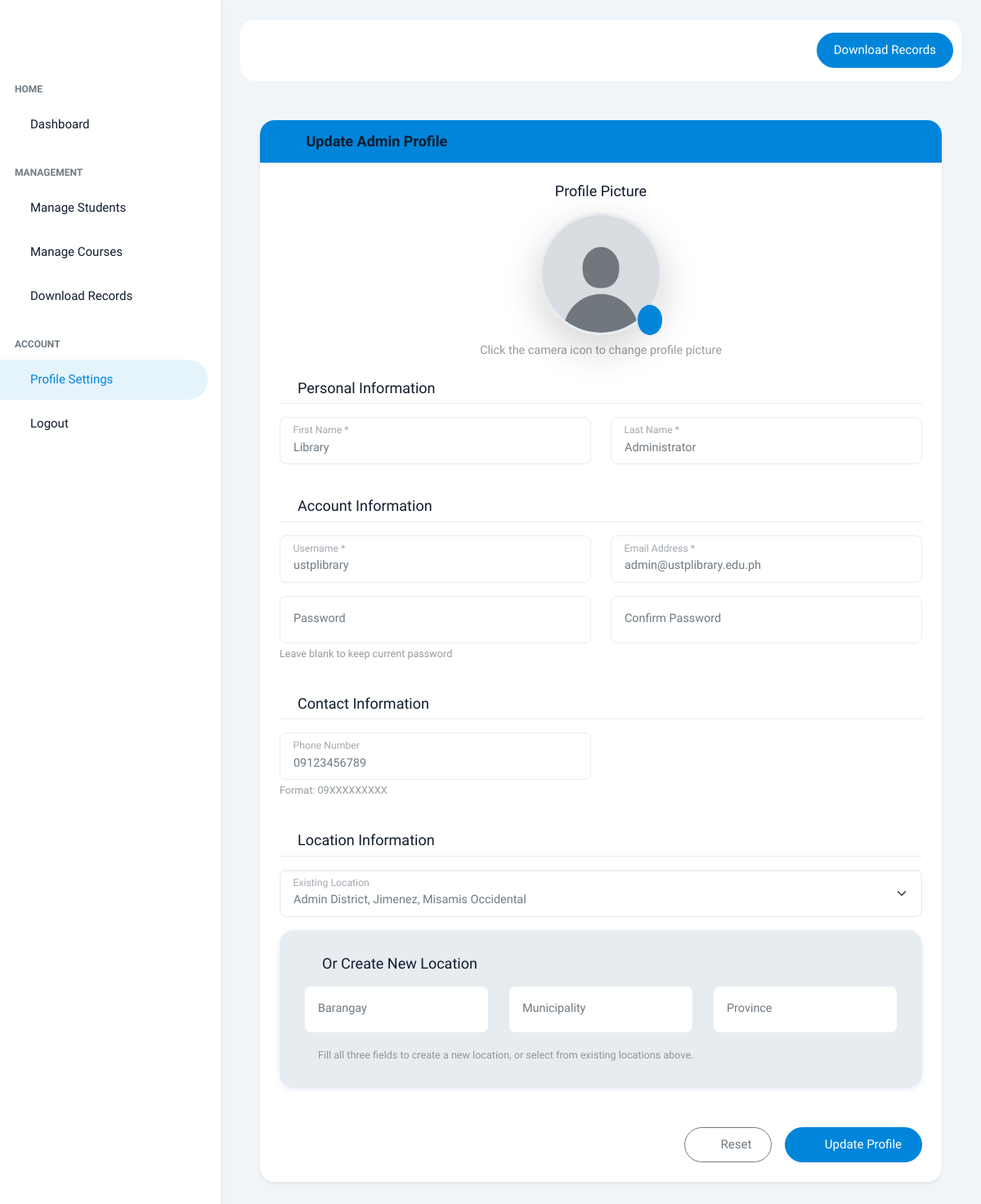
/admin/manage_admins (signed in), run on the app's committed database.
### models/user.py (models this page shows, shortened)
class User(db.Model):
    __tablename__ = 'user'
    id = db.Column(db.Integer, primary_key=True)
    username = db.Column(db.String(50), nullable=False, unique=True)
    email = db.Column(db.String(100), nullable=False, unique=True)
    first_name = db.Column(db.String(50), nullable=False)
    last_name = db.Column(db.String(50), nullable=False)
    phone = db.Column(db.String(15), nullable=True)
    password = db.Column(db.String(200), nullable=False)
    role = db.Column(db.String(10), nullable=False)
    image = db.Column(db.String(200), nullable=True)
    location_id = db.Column(db.Integer, db.ForeignKey('locations.id'))
    location = db.relationship('Location', back_populates='user')
    managed_students = db.relationship('Student', foreign_keys='Student.managed_by_user_id', back_populates='managed_by')
    managed_courses = db.relationship('Course', foreign_keys='Course.managed_by_user_id', back_populates='managed_by')

### app.py (the view, shortened to what this page needs)
@app.route('/admin/manage_admins', methods=['GET', 'POST'])
def manage_admins():
    if 'admin' not in session:
        flash('Unauthorized access!')
        return redirect(url_for('admin_login'))
    try:
        admin_username = session.get('admin')
        admin = User.query.filter_by(username=admin_username, role='admin').first()
        if not admin:
            return jsonify({'success': False, 'message': 'Admin not found!'})
        locations = Location.query.all()
        return render_template('admin_new/ae_user.html',
                             admin=admin,
                             locations=[loc.to_dict() for loc in locations])
    except Exception as e:
        app.logger.error(f"Error loading admin data: {str(e)}")
        flash(f"Error loading admin data: {str(e)}", 'danger')
        return redirect(url_for('admin_dashboard'))

### models/location.py (called while the page is built)
    def to_dict(self):
        return{
            'id': self.id,
            'barangay': self.barangay,
            'municipality': self.municipality,
            'province': self.province
        }

### templates/admin_new/ae_user.html (shortened to what this page needs)
{% extends "admin_new/ae_base.html" %}
{% block admin_home %}
<div class="container-fluid">
  {% include '_flash_messages.html' %}
  <div class="row">
    <div class="col-12">
      <div class="card shadow-sm">
        <div class="card-header bg-primary text-white">
          <h4 class="card-title mb-0 fw-bold">
            <i class="ti ti-user-plus me-2"></i>
            {{ 'Update Admin Profile' if admin else 'Admin Registration' }}
          </h4>
        </div>
        <div class="card-body p-4">
          <form method="POST" enctype="multipart/form-data" id="adminForm" data-no-loading="true">
            <div class="row mb-4">
              <div class="col-12">
                <div class="text-center">
                  <h5 class="mb-3">Profile Picture</h5>
                  {% set profile_image = admin.image if admin and admin.image else 'default_image.jpg' %}
                  <div class="position-relative d-inline-block">
                    <img id="profileImagePreview" src="{{ url_for('static', filename='uploads/' ~ profile_image) }}"
                      alt="Profile Image" class="rounded-circle border border-3 border-light shadow-lg"
                      style="width: 150px; height: 150px; object-fit: cover;">
                    <div class="position-absolute bottom-0 end-0">
                      <label for="profile_image" class="btn btn-primary btn-sm rounded-circle p-2"
                        style="cursor: pointer;">
                        <i class="ti ti-camera fs-4"></i>
                      </label>
                    </div>
                  </div>
                  <p class="text-muted mt-2 mb-0">Click the camera icon to change profile picture</p>
                </div>
              </div>
            </div>
            <div class="row mb-4">
              <div class="col-12">
                <h5 class="border-bottom pb-2 mb-3">
                  <i class="ti ti-user me-2"></i>Personal Information
                </h5>
              </div>
              <div class="col-md-6">
                <div class="form-floating mb-3">
                  <input type="text" class="form-control" id="first_name" name="first_name"
                    value="{{ admin.first_name if admin else '' }}" placeholder="First Name" required>
                  <label for="first_name">First Name *</label>
                </div>
              </div>
              <div class="col-md-6">
                <div class="form-floating mb-3">
                  <input type="text" class="form-control" id="last_name" name="last_name"
                    value="{{ admin.last_name if admin else '' }}" placeholder="Last Name" required>
                  <label for="last_name">Last Name *</label>
                </div>
              </div>
            </div>
            <div class="row mb-4">
              <div class="col-12">
                <h5 class="border-bottom pb-2 mb-3">
                  <i class="ti ti-shield-lock me-2"></i>Account Information
                </h5>
              </div>
              <div class="col-md-6">
                <div class="form-floating mb-3">
                  <input type="text" class="form-control" id="username" name="username"
                    value="{{ admin.username if admin else '' }}" placeholder="Username" required>
                  <label for="username">Username *</label>
                </div>
              </div>
              <div class="col-md-6">
                <div class="form-floating mb-3">
                  <input type="email" class="form-control" id="email" name="email"
                    value="{{ admin.email if admin else '' }}" placeholder="Email" required>
                  <label for="email">Email Address *</label>
                </div>
              </div>
              <div class="col-md-6">
                <div class="form-floating mb-3">
                  <input type="password" class="form-control" id="password" name="password" placeholder="Password"
                    {{ 'required' if not admin else '' }}>
                  <label for="password">Password {{ '*' if not admin else '' }}</label>
                  {% if admin %}
                  <div class="form-text">Leave blank to keep current password</div>
                  {% endif %}
                </div>
              </div>
              <div class="col-md-6">
                <div class="form-floating mb-3">
                  <input type="password" class="form-control" id="confirm_password" name="confirm_password"
                    placeholder="Confirm Password" {{ 'required' if not admin else '' }}>
                  <label for="confirm_password">Confirm Password {{ '*' if not admin else '' }}</label>
                </div>
              </div>
            </div>
            <div class="row mb-4">
              <div class="col-12">
                <h5 class="border-bottom pb-2 mb-3">
                  <i class="ti ti-phone me-2"></i>Contact Information
                </h5>
              </div>
              <div class="col-md-6">
                <div class="form-floating mb-3">
                  <input type="tel" class="form-control" id="phone" name="phone"
                    value="{{ admin.phone if admin else '' }}" placeholder="Phone Number">
                  <label for="phone">Phone Number</label>
                  <div class="form-text">Format: 09XXXXXXXXX</div>
                </div>
              </div>
            </div>
            <div class="row mb-4">
              <div class="col-12">
                <h5 class="border-bottom pb-2 mb-3">
                  <i class="ti ti-map-pin me-2"></i>Location Information
                </h5>
              </div>
              <div class="col-12">
                <div class="form-floating mb-3">
                  <select class="form-select" id="location_id" name="location_id">
                    <option value="">Select existing location...</option>
                  </select>
                  <label for="location_id">Existing Location</label>
                </div>
              </div>
              <div class="col-12">
                <div class="card bg-light border-0">
                  <div class="card-body">
                    <h6 class="card-title mb-3">
                      <i class="ti ti-plus me-2"></i>Or Create New Location
                    </h6>
                    <div class="row">
                      <div class="col-md-4">
                        <div class="form-floating mb-3">
                          <input type="text" class="form-control bg-white" id="new_barangay" name="new_barangay"
                            placeholder="Barangay">
                          <label for="new_barangay">Barangay</label>
                        </div>
                      </div>
                      <div class="col-md-4">
                        <div class="form-floating mb-3">
                          <input type="text" class="form-control bg-white" id="new_municipality" name="new_municipality"
                            placeholder="Municipality">
                          <label for="new_municipality">Municipality</label>
                        </div>
                      </div>
                      <div class="col-md-4">
                        <div class="form-floating mb-3">
                          <input type="text" class="form-control bg-white" id="new_province" name="new_province"
                            placeholder="Province">
                          <label for="new_province">Province</label>
                        </div>
                      </div>
                    </div>
                    <small class="text-muted">
                      <i class="ti ti-info-circle me-1"></i>
                      Fill all three fields to create a new location, or select from existing locations above.
                    </small>
                  </div>
                </div>
              </div>
            </div>
            <div class="row">
              <div class="col-12">
                <div class="d-flex gap-3 justify-content-end">
                  <button type="button" class="btn btn-outline-secondary px-4" onclick="resetForm()">
                    <i class="ti ti-refresh me-2"></i>Reset
                  </button>
                  <button type="submit" class="btn btn-primary px-4">
                    <i class="ti ti-check me-2"></i>
                    {{ 'Update Profile' if admin else 'Create Admin' }}
                  </button>
                </div>
              </div>
            </div>
          </form>
        </div>
      </div>
    </div>
  </div>
</div>
{% endblock %}

### data on the page
User: image (placeholder picture), first_name "Library", last_name "Administrator", username "ustplibrary", email "admin@ustplibrary.edu.ph", phone "09123456789"

### other printed values
{{ 'Update Admin Profile' if admin else 'Admin Registration' }} "Update Admin Profile"
{{ 'Update Profile' if admin else 'Create Admin' }} "Update Profile"
